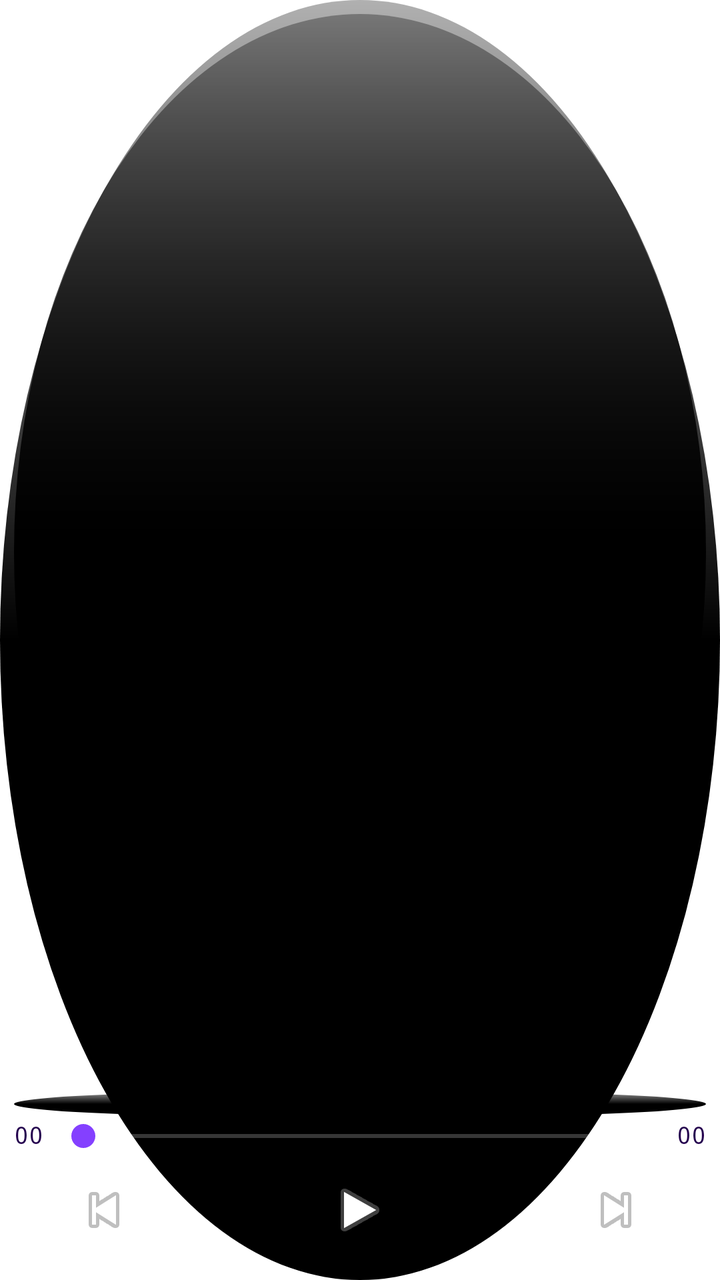
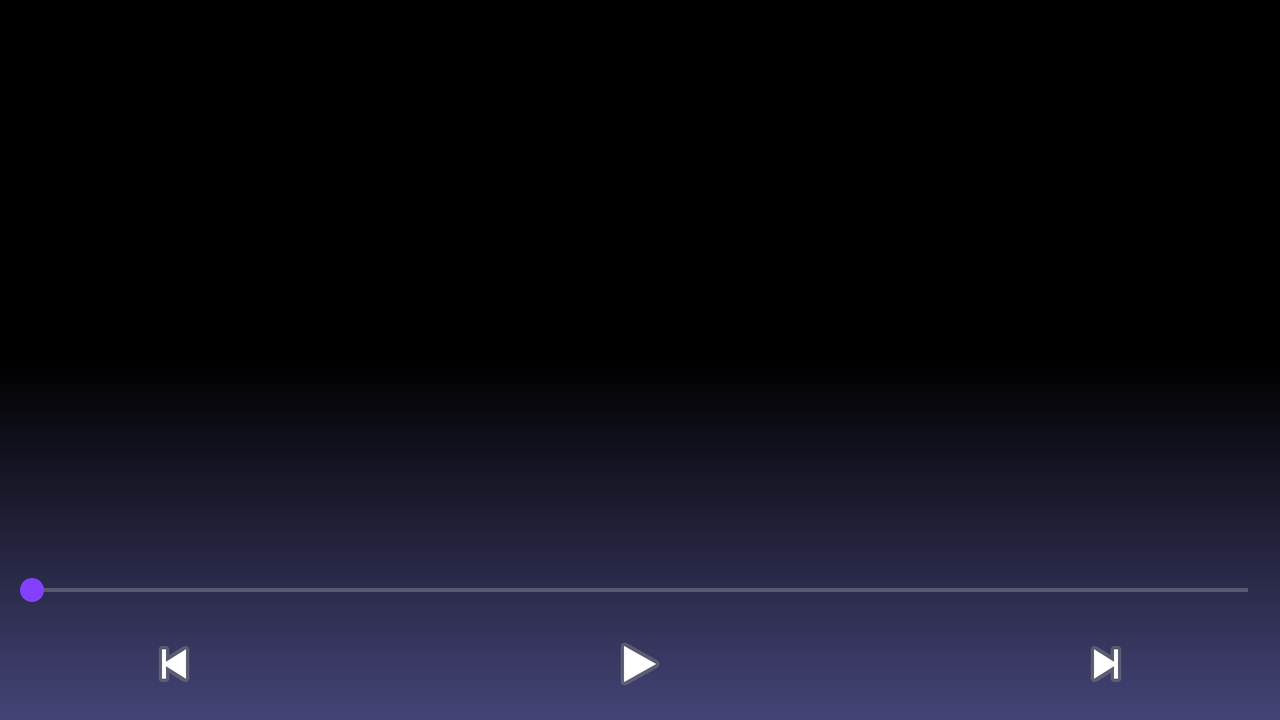

First picture: res/layout/ on a phone held upright. Second picture: the repository's own variant of that layout, on a device whose configuration matches the variant's folder. Source for both follows.
<!-- AndroidManifest.xml: application theme AppTheme.NoActionBar -->
<!-- res/layout/now_layout.xml -->
<?xml version="1.0" encoding="utf-8"?>
<LinearLayout xmlns:android="http://schemas.android.com/apk/res/android"
    xmlns:app="http://schemas.android.com/apk/res-auto"
    android:layout_width="match_parent"
    android:layout_height="match_parent"
    android:gravity="center_vertical|center_horizontal"
    android:animateLayoutChanges="true"
    android:background="@drawable/gradientbox"
    android:id="@+id/llnow"
    android:orientation="vertical">

    <ImageView
        android:id="@+id/currentIcon"
        android:layout_width="match_parent"
        android:layout_height="0dp"
        android:layout_weight="1"
        app:srcCompat="@drawable/gradientbox" />


    <LinearLayout
        android:layout_width="match_parent"
        android:layout_height="wrap_content"
        android:animateLayoutChanges="true"
        android:background="@drawable/gradientbox"
        android:gravity="center_horizontal"
        android:orientation="vertical">

        <TextSwitcher
            android:id="@+id/currentText"
            android:layout_width="match_parent"
            android:layout_height="wrap_content"
            android:layout_margin="0dp"
            android:fontFamily="cursive"
            android:lines="1"
            android:text="Now Playing"
            android:textAlignment="center"
            android:textSize="24sp"
            android:textStyle="bold" />

        <TextSwitcher
            android:id="@+id/currentSubText"
            android:layout_width="match_parent"
            android:layout_height="wrap_content"
            android:layout_margin="0dp"
            android:fontFamily="casual"
            android:lines="1"
            android:text="by ACME"
            android:textAlignment="center"
            android:textSize="18sp" />

        <TextSwitcher
            android:id="@+id/currentSubText2"
            android:layout_width="match_parent"
            android:layout_height="wrap_content"
            android:layout_margin="0dp"
            android:fontFamily="casual"
            android:lines="1"
            android:text="ACME"
            android:textAlignment="center"
            android:textSize="14sp"
            android:textStyle="bold" />
    </LinearLayout>

    <LinearLayout
        android:layout_width="match_parent"
        android:layout_height="wrap_content"
        android:orientation="horizontal">

        <TextView
            android:id="@+id/postText"
            android:layout_width="wrap_content"
            android:layout_height="wrap_content"
            android:text="00"
            android:textSize="12sp"
            android:typeface="monospace"
            android:textColor="?colorPrimary" />

        <SeekBar
            android:id="@+id/seekBar"
            android:layout_width="0dp"
            android:layout_height="wrap_content"
            android:layout_marginLeft="@dimen/top_text_margin"
            android:layout_marginRight="@dimen/top_text_margin"
            android:layout_weight="1" />

        <TextView
            android:id="@+id/timeText"
            android:layout_width="wrap_content"
            android:layout_height="wrap_content"
            android:text="00"
            android:textSize="12sp"
            android:typeface="monospace"
            android:textColor="?colorPrimary" />
    </LinearLayout>

    <LinearLayout
        android:layout_width="match_parent"
        android:layout_height="wrap_content"
        android:gravity="center_horizontal"
        android:orientation="horizontal">

        <ImageButton
            android:id="@+id/prevButton"
            android:layout_width="0dp"
            android:layout_height="match_parent"
            android:layout_gravity="center_horizontal"
            android:layout_marginRight="@dimen/text_margin"
            android:layout_weight="2"
            android:background="@android:color/transparent"
            android:padding="@dimen/big_button_pad"
            android:src="@android:drawable/ic_media_previous" />

        <ImageButton
            android:id="@+id/playpauseButton"
            android:layout_width="0dp"
            android:layout_height="match_parent"
            android:layout_gravity="center_horizontal"
            android:layout_marginRight="@dimen/text_margin"
            android:layout_weight="3"
            android:background="@android:color/transparent"
            android:padding="@dimen/big_button_pad"
            android:src="@android:drawable/ic_media_play" />

        <ImageButton
            android:id="@+id/nextButton"
            android:layout_width="0dp"
            android:layout_height="match_parent"
            android:layout_gravity="center_horizontal"
            android:layout_weight="2"
            android:background="@android:color/transparent"
            android:padding="@dimen/big_button_pad"
            android:src="@android:drawable/ic_media_next" />

    </LinearLayout>


</LinearLayout>
<!-- resources referenced by this layout -->
<resources>
  <dimen name="big_button_pad">12dp</dimen>
  <dimen name="text_margin">16dp</dimen>
  <dimen name="top_text_margin">4dp</dimen>
  <!-- drawable gradientbox (drawable) -->
  <?xml version="1.0" encoding="utf-8"?>
  <shape xmlns:android="http://schemas.android.com/apk/res/android"
      android:shape="oval">
      <gradient
          android:startColor="#FF000000"
          android:centerColor="?colorPrimaryDark"
          android:endColor="#4f000000"
          android:angle="90"/>
      <padding android:left="7dp"
          android:top="7dp"
          android:right="7dp"
          android:bottom="7dp" />
      <corners android:radius="8dp" />
  </shape>
  <style name="AppTheme.NoActionBar">
          <item name="windowActionBar">false</item>
          <item name="windowNoTitle">true</item>
      </style>
</resources>
<!-- res/layout-land/now_layout.xml (the author's variant of the layout above) -->
<!-- drawn on the phone turned sideways -->
<?xml version="1.0" encoding="utf-8"?>
<LinearLayout xmlns:android="http://schemas.android.com/apk/res/android"
    xmlns:app="http://schemas.android.com/apk/res-auto"
    android:layout_width="match_parent"
    android:layout_height="match_parent"
    android:background="@drawable/qbg"
    android:animateLayoutChanges="true"
    android:id="@+id/llnow"
    android:gravity="center_vertical|center_horizontal"
    android:orientation="vertical">

    <LinearLayout
        android:layout_width="match_parent"
        android:layout_height="wrap_content"
        android:layout_weight="1"
        android:gravity="center_vertical"
        android:orientation="horizontal">

        <ImageSwitcher
            android:id="@+id/currentIcon"
            android:layout_width="0dp"
            android:layout_height="wrap_content"
            android:layout_weight="1"
            app:srcCompat="@drawable/android_robot_icon_2" />


        <LinearLayout
            android:layout_width="0dp"
            android:layout_height="wrap_content"
            android:layout_weight="1"
            android:gravity="center_horizontal"
            android:orientation="vertical">

            <TextSwitcher
                android:id="@+id/currentText"
                android:layout_width="match_parent"
                android:layout_height="wrap_content"
                android:layout_margin="0dp"
                android:fontFamily="cursive"
                android:lines="1"
                android:text="Now Playing"
                android:textAlignment="center"
                android:textSize="24sp"
                android:textStyle="bold" />

            <TextSwitcher
                android:id="@+id/currentSubText"
                android:layout_width="match_parent"
                android:layout_height="wrap_content"
                android:layout_margin="0dp"
                android:fontFamily="casual"
                android:lines="1"
                android:text="by ACME"
                android:textAlignment="center"
                android:textSize="18sp" />

            <TextSwitcher
                android:id="@+id/currentSubText2"
                android:layout_width="match_parent"
                android:layout_height="wrap_content"
                android:layout_margin="0dp"
                android:fontFamily="casual"
                android:lines="1"
                android:text="ACME"
                android:textAlignment="center"
                android:textSize="14sp"
                android:textStyle="bold" />
        </LinearLayout>
    </LinearLayout>

    <SeekBar
        android:id="@+id/seekBar"
        android:layout_width="match_parent"
        android:layout_height="wrap_content" />

    <LinearLayout
        android:layout_width="match_parent"
        android:layout_height="wrap_content"
        android:gravity="center_horizontal"
        android:orientation="horizontal">

        <ImageButton
            android:id="@+id/prevButton"
            android:layout_width="0dp"
            android:layout_height="match_parent"
            android:layout_gravity="center_horizontal"
            android:layout_marginRight="@dimen/text_margin"
            android:layout_weight="2"
            android:background="@android:color/transparent"
            android:padding="@dimen/big_button_pad"
            android:src="@android:drawable/ic_media_previous" />

        <ImageButton
            android:id="@+id/playpauseButton"
            android:layout_width="0dp"
            android:layout_height="match_parent"
            android:layout_gravity="center_horizontal"
            android:layout_marginRight="@dimen/text_margin"
            android:layout_weight="3"
            android:background="@android:color/transparent"
            android:padding="@dimen/big_button_pad"
            android:src="@android:drawable/ic_media_play" />

        <ImageButton
            android:id="@+id/nextButton"
            android:layout_width="0dp"
            android:layout_height="match_parent"
            android:layout_gravity="center_horizontal"
            android:layout_weight="2"
            android:background="@android:color/transparent"
            android:padding="@dimen/big_button_pad"
            android:src="@android:drawable/ic_media_next" />

    </LinearLayout>


</LinearLayout>
<!-- resources referenced by the variant -->
<!-- as the phone turned sideways resolves them -->
<resources>
  <dimen name="big_button_pad">12dp</dimen>
  <dimen name="text_margin">16dp</dimen>
  <!-- drawable android_robot_icon_2: png bitmap (drawable, 60165 bytes) -->
  <!-- drawable qbg (drawable) -->
  <shape xmlns:android="http://schemas.android.com/apk/res/android"
      android:shape="rectangle">
      <gradient
          android:angle="90"
          android:centerColor="#000000"
          android:endColor="#000000"
          android:startColor="#444477"
          android:type="linear" />
  
  
  </shape>
  <style name="AppTheme.NoActionBar">
          <item name="windowActionBar">false</item>
          <item name="windowNoTitle">true</item>
      </style>
</resources>
